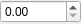
<?xml version="1.0" encoding="UTF-8"?>
<ui version="4.0">
 <class>EditSliderValueDialog</class>
 <widget class="QDialog" name="EditSliderValueDialog">
  <property name="geometry">
   <rect>
    <x>0</x>
    <y>0</y>
    <width>81</width>
    <height>24</height>
   </rect>
  </property>
  <property name="windowTitle">
   <string/>
  </property>
  <layout class="QGridLayout" name="gridLayout">
   <property name="leftMargin">
    <number>0</number>
   </property>
   <property name="topMargin">
    <number>0</number>
   </property>
   <property name="rightMargin">
    <number>0</number>
   </property>
   <property name="bottomMargin">
    <number>0</number>
   </property>
   <item row="0" column="0">
    <widget class="QDoubleSpinBox" name="doubleSpinBox"/>
   </item>
  </layout>
 </widget>
 <resources/>
 <connections>
  <connection>
   <sender>doubleSpinBox</sender>
   <signal>editingFinished()</signal>
   <receiver>EditSliderValueDialog</receiver>
   <slot>accept()</slot>
   <hints>
    <hint type="sourcelabel">
     <x>40</x>
     <y>11</y>
    </hint>
    <hint type="destinationlabel">
     <x>40</x>
     <y>11</y>
    </hint>
   </hints>
  </connection>
 </connections>
</ui>
